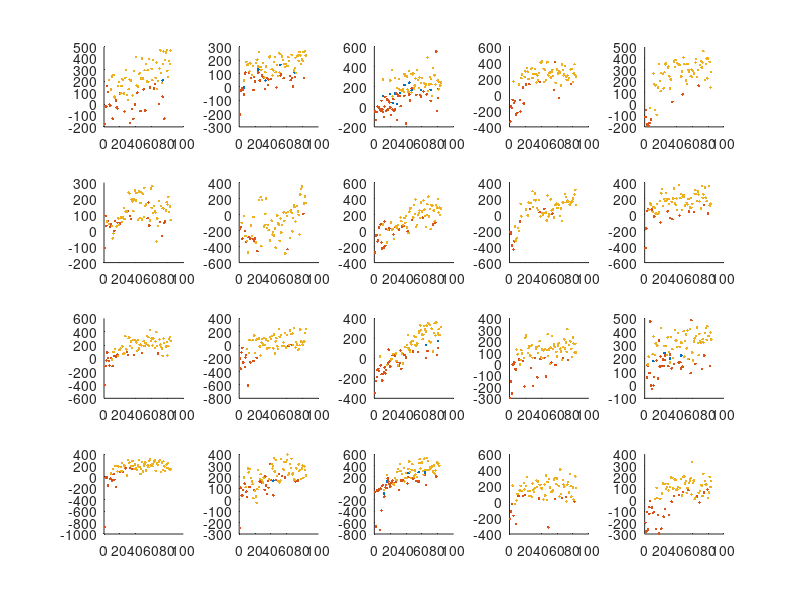
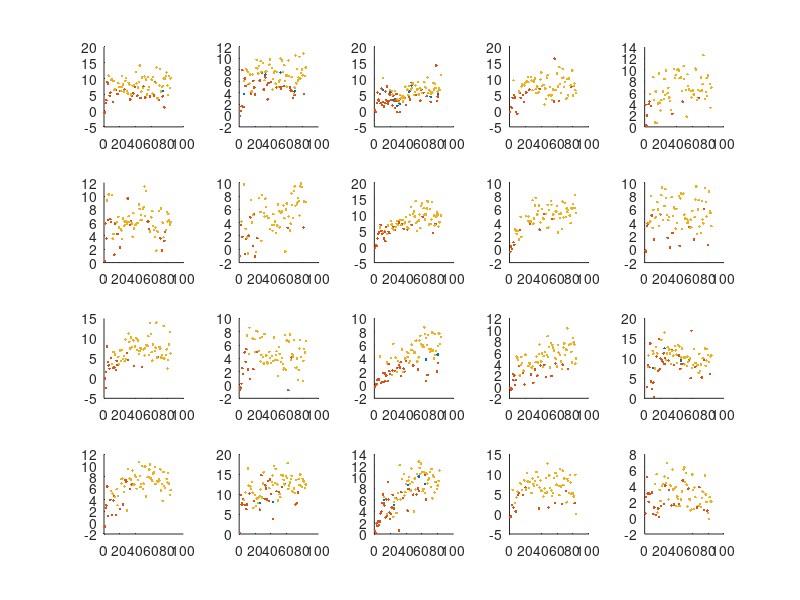

Here is the MATLAB script that generated these plots, in order: (Note: this script raises an error after producing the figures.)
load('dataTA')

figure(10); clf;
for sub = 1:20
    
    subplot(4,5,sub)
    scatter(1:84, dataAllNormTrials(sub,:), '.k'); hold on
    scatter(1:84, dataFailNormTrialsTA(sub,:), '.r'); hold on
    scatter(1:84, dataSuccNormTrialsTA(sub,:), '.g'); hold on
        
end

load('dataITA')

figure(11); clf;

for sub = 1:20
    
    subplot(4,5,sub)
    scatter(1:84, dataAllNormTrialsITA(sub,:), '.k'); hold on
    scatter(1:84, dataFailNormTrialsITA(sub,:), '.r'); hold on
    scatter(1:84, dataSuccNormTrialsITA(sub,:), '.g'); hold on
        
end

ta=[];
ita = [];
for s1=1:20
      ta(:,s1)  = dataAllNormTrials(s1,:);

      ita(:,s1) = dataAllNormTrialsITA(s1,:);
      nanmark = isnan(ta(:,s1));
      nanix = find(nanmark);
      if ~isempty(nanix)
          oldta = ta(:,s1);
          fprintf('sub %d data has %d NANs, fixing them by overwriting with neighbor values\n',s1,length(nanix));
      else
          oldta = [];
      end
      while ~isempty(nanix)
        if nanix(1)~=1   % if the first NAN is not at index 1
            if ~isnan(ta(nanix(1)-1))   % if left is ok copy it
                 ta(nanix(1),s1)  =  ta(nanix(1)-1,s1);
                ita(nanix(1),s1)  = ita(nanix(1)-1,s1);
            else
                fprintf('********* Cannot be!\n')
            end
        else             % if first nan is at index 1
            goodix = find(~nanmark);      % replace it with the first nonNan
             ta(1,s1)  =  ta(goodix(1),s1);
            ita(1,s1)  = ita(goodix(1),s1);
        end
        nanmark = isnan(ta(:,s1));  % repeat the process % at each iteration 1 NAN is overwritten by a neighbour
        nanix = find(nanmark);
      end

      %Enable this to see the fixed NANs
      %if ~isempty(oldta)
      %    nansfixed = [oldta, ta(:,s1)]
      %    display("OK?")
      %end
end


selfcorr(ita, ta, 5);